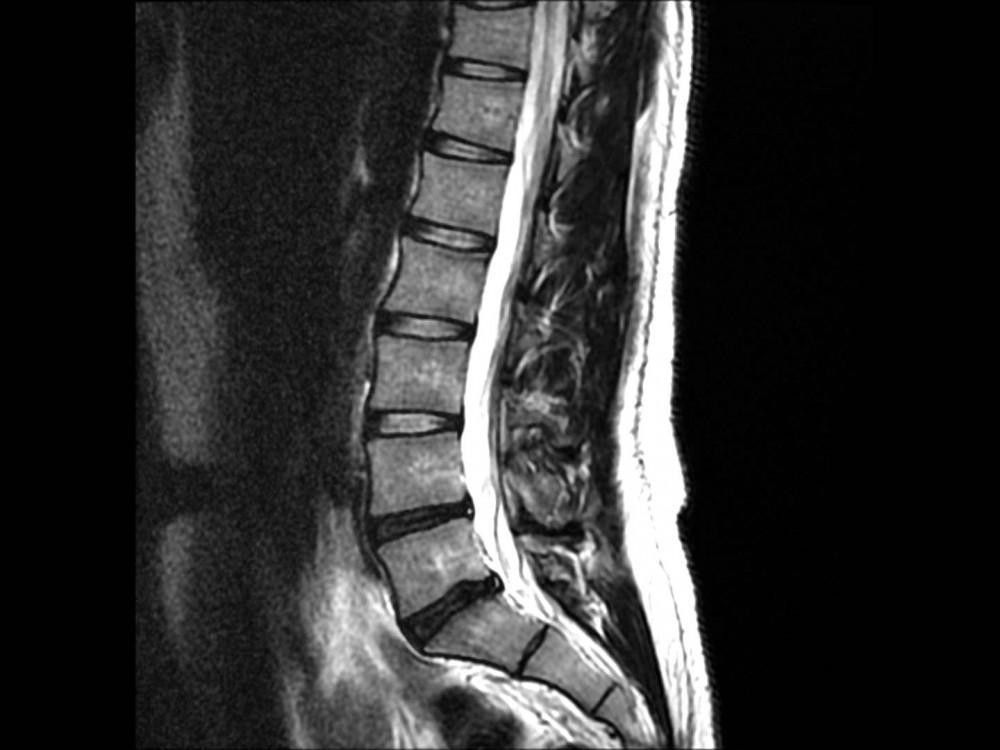
#> input picture Crop-Image-PIL/test.jpg, 1000 x 750 px, found by its file name
$ python split_image.py
#> lines starting #> are read from the running program, lines starting #| are printed output that depends on the picture
from PIL import Image

img = Image.open("D:\\CU\\MRI_3D_to_2D\\test.jpg")
#> img is the input picture: PIL image 1000x750 RGB; min 0, max 255, mean 48
img.show(5)


width, height = img.size
#> width = 1000; height = 750


# 1st part
left = 0
top = 0
right = width/2
#> right = 500
bottom = height/2
#> bottom = 375

img1 = img.crop((left,top,right,bottom))
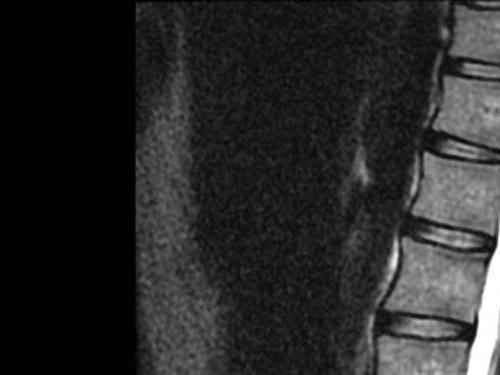
#> img1: PIL image 500x375 RGB; min 0, max 255, mean 40.7

img1 = img1.save("D:\\CU\\MRI_3D_to_2D\\test1.jpg")
image_open = Image.open("D:\\CU\\MRI_3D_to_2D\\test1.jpg")
image_open.show()


# 2nd part
left = width/2
#> left = 500
top = 0
right = width
#> right = 1000
bottom = height/2

img2 = img.crop((left,top,right,bottom))
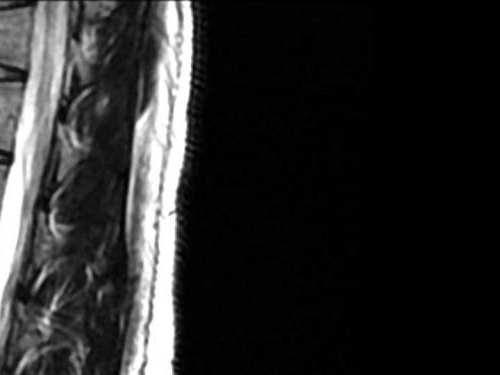
#> img2: PIL image 500x375 RGB; min 0, max 255, mean 41.3

img2 = img2.save("D:\\CU\\MRI_3D_to_2D\\test2.jpg")
image_open = Image.open("D:\\CU\\MRI_3D_to_2D\\test2.jpg")
image_open.show()


# 3rd part
left = 0
top = height/2
#> top = 375
right = width/2
#> right = 500
bottom = height
#> bottom = 750

img3 = img.crop((left,top,right,bottom))
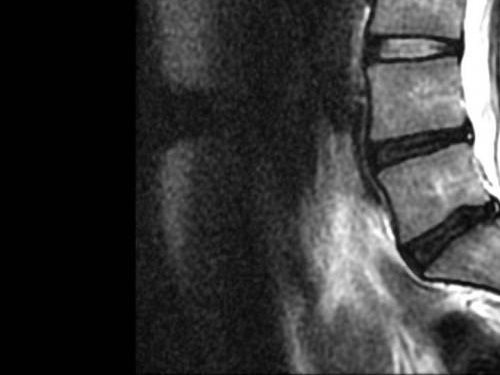
#> img3: PIL image 500x375 RGB; min 0, max 255, mean 55.4

img3 = img3.save("D:\\CU\\MRI_3D_to_2D\\test3.jpg")
image_open = Image.open("D:\\CU\\MRI_3D_to_2D\\test3.jpg")
image_open.show()


# 4th part
left = width/2
top = height/2
right = width
#> right = 1000
bottom = height

img4 = img.crop((left,top,right,bottom))
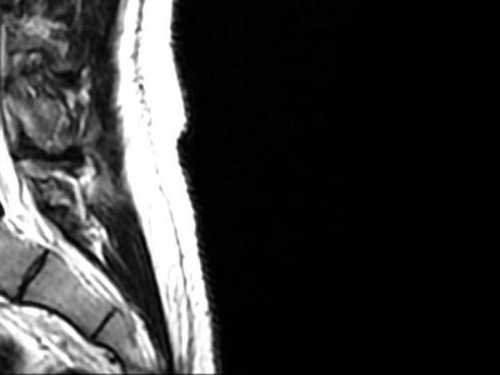
#> img4: PIL image 500x375 RGB; min 0, max 255, mean 54.7

img4 = img4.save("D:\\CU\\MRI_3D_to_2D\\test4.jpg")
image_open = Image.open("D:\\CU\\MRI_3D_to_2D\\test4.jpg")
image_open.show()
